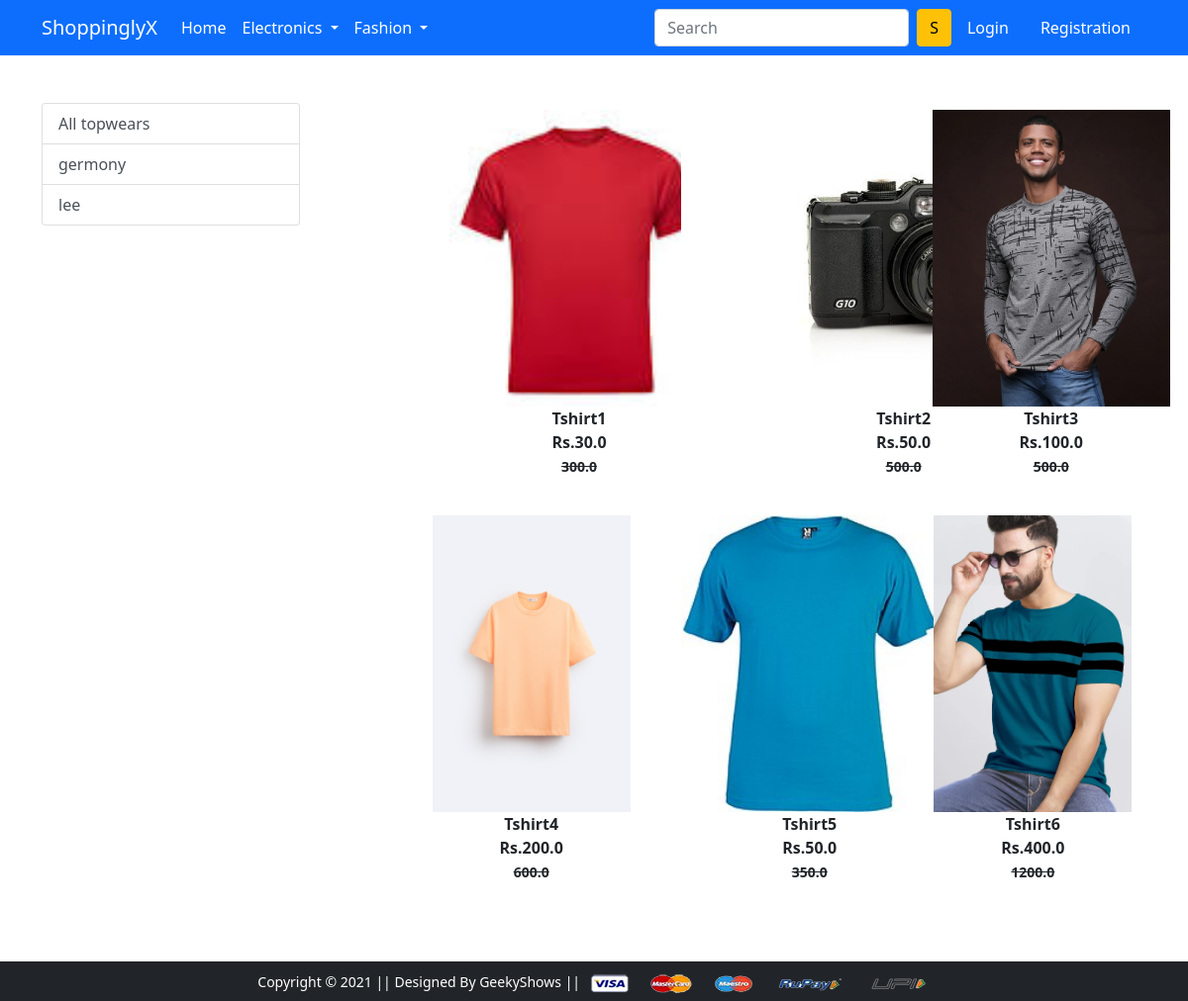
Screenshot of /topwears/ with the database file from the repository.
### app/models.py (models this page shows, shortened)
class Product(models.Model):
    title =models.CharField(max_length=100)
    selling_price = models.FloatField()
    discount_price = models.FloatField()
    description = models.TextField()
    brand = models.CharField(max_length=100)
    category = models.CharField(choices=CATEGORY_CHOICES , max_length=2)
    product_image = models.ImageField(upload_to='productimg')

### app/views.py (the view)
# urls.py: path('topwears/',views.topwears,name='topwears'),
def topwears(request , data=None):
  content = common_function(request,'TW',data)
  return render(request,'app/topwears.html',content)

### app/views.py (called while the page is built)
def common_function(request,category,data=None):
 brands = Product.objects.filter(category=category).values_list('brand',flat=True).distinct()
 if data==None:
    products = Product.objects.filter(category=category)
 else:
    products =  Product.objects.filter(category=category).filter(brand=data)
 details = {'products':products,'brands':brands}
 return details

### app/templates/app/topwears.html (shortened to what this page needs)
{% extends 'app/base.html' %}
{% load static %}
{% block main-content %}
<div class="container my-5">
 <div class="row">
  <div class="col-sm-3">
    <div class="list-group">
        <a href="{% url 'topwears' %}" class='list-group-item list-group-item-action' aria-current="true">All topwears</a>
        {% for b in brands %}
        <a href="{% url 'topdata' b %}" class='list-group-item list-group-item-action' aria-current="true">{{b}}</a>
        {% endfor %}
    </div>
  </div>
  <div class="col-sm-8 offset-sm-1">
        <div class="row">
            {% for product in products %}
                <div class="col-sm-4 text-center mb-4">
                    <a href="{% url 'product-detail' product.id %}" class='btn'>
                        <div class="item">
                            <img src="{{product.product_image.url}}" alt="" height="300">
                            <div class="fw-bold">{{product.title}}</div>
                            <div class="fw-bold">Rs.{{product.discount_price}}</div>
                            <small class="fw-bold text-decoration-line-through">{{product.selling_price}}</small>
                        </div>
                    </a>
                </div>
            {% endfor %}
        </div>
  </div>
 </div>
</div>
{% endblock main-content %}

### rows the page displays
Product: product_image (picture), title "Tshirt1", discount_price "30.0", selling_price "300.0"
Product: product_image (picture), title "Tshirt2", discount_price "50.0", selling_price "500.0"
Product: product_image (picture), title "Tshirt3", discount_price "100.0", selling_price "500.0"
Product: product_image (picture), title "Tshirt4", discount_price "200.0", selling_price "600.0"
Product: product_image (picture), title "Tshirt5", discount_price "50.0", selling_price "350.0"
Product: product_image (picture), title "Tshirt6", discount_price "400.0", selling_price "1200.0"

### other values shown
{{ b }} "germony" "lee"
